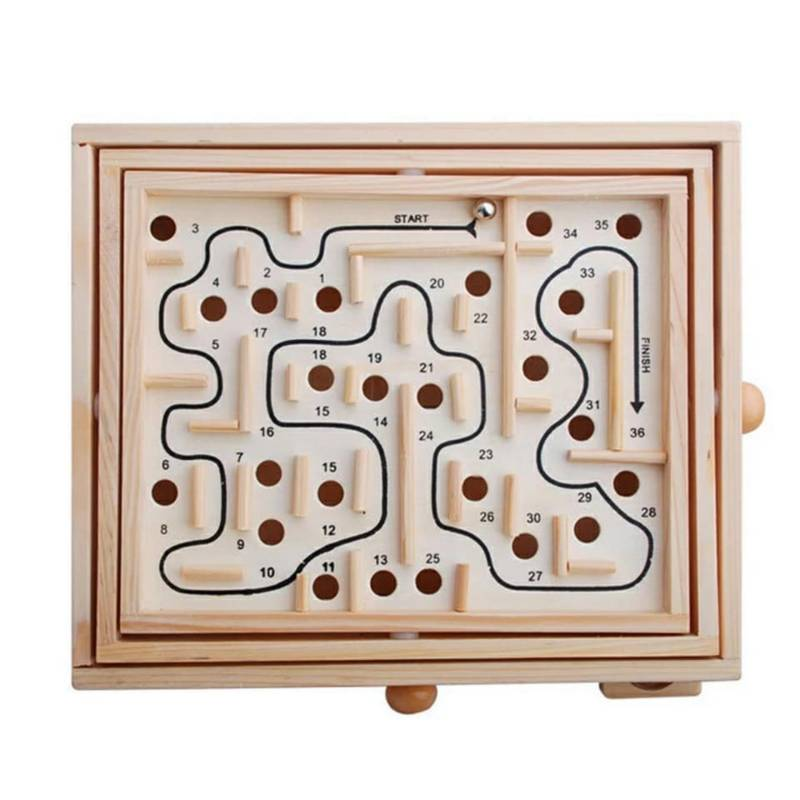
#> input picture 9.jpg, 800 x 800 px
$ python grillaLaberinto.py
#> lines starting #> are read from the running program, lines starting #| are printed output that depends on the picture; after the words box and inside, x2 and y2 are one past the last pixel; in counts of white or black regions, pixels touching at a corner belong together
#> further down, imagen is the input picture: shape (800, 800, 3); mean B, G, R 195.7, 204.5, 216.9
import cv2
import numpy as np

def dibujar_grilla(imagen, filas, columnas):
#> called with filas = 50, columnas = 50
    alto, ancho, _ = imagen.shape
#> alto = 800; ancho = 800
    paso_vertical = alto // filas
#> paso_vertical = 16
    paso_horizontal = ancho // columnas
#> paso_horizontal = 16

    # Dibujar líneas horizontales
    for i in range(1, filas):
        y = i * paso_vertical
        cv2.line(imagen, (0, y), (ancho, y), (0, 255, 0), 1)
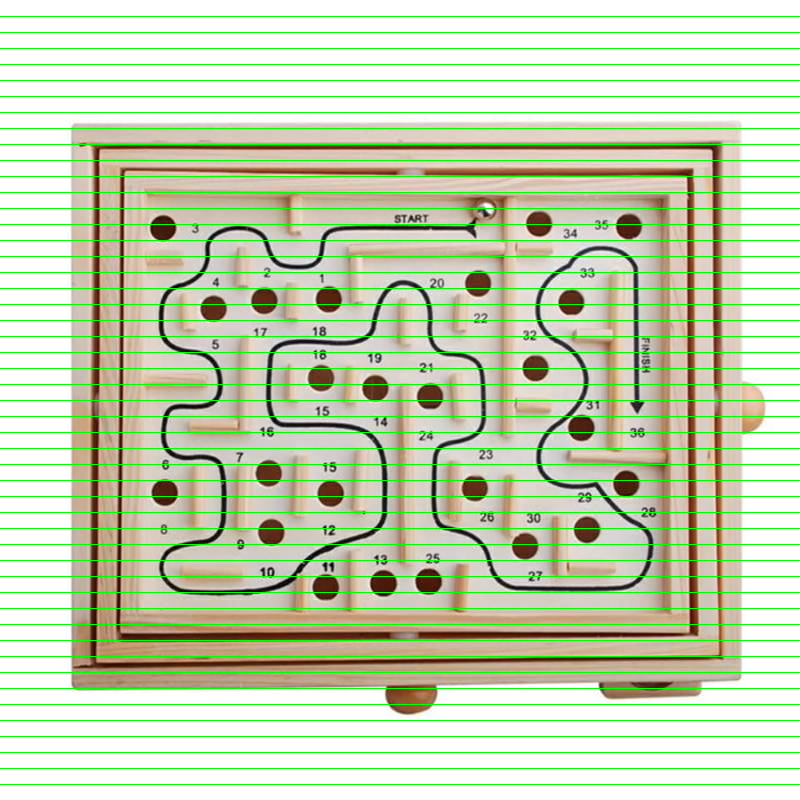
#> imagen: shape (800, 800, 3); mean of channels 0, 1, 2 183.7, 207.6, 203.6; drawn as B, G, R

    # Dibujar líneas verticales
    for j in range(1, columnas):
        x = j * paso_horizontal
        cv2.line(imagen, (x, 0), (x, alto), (0, 255, 0), 1)
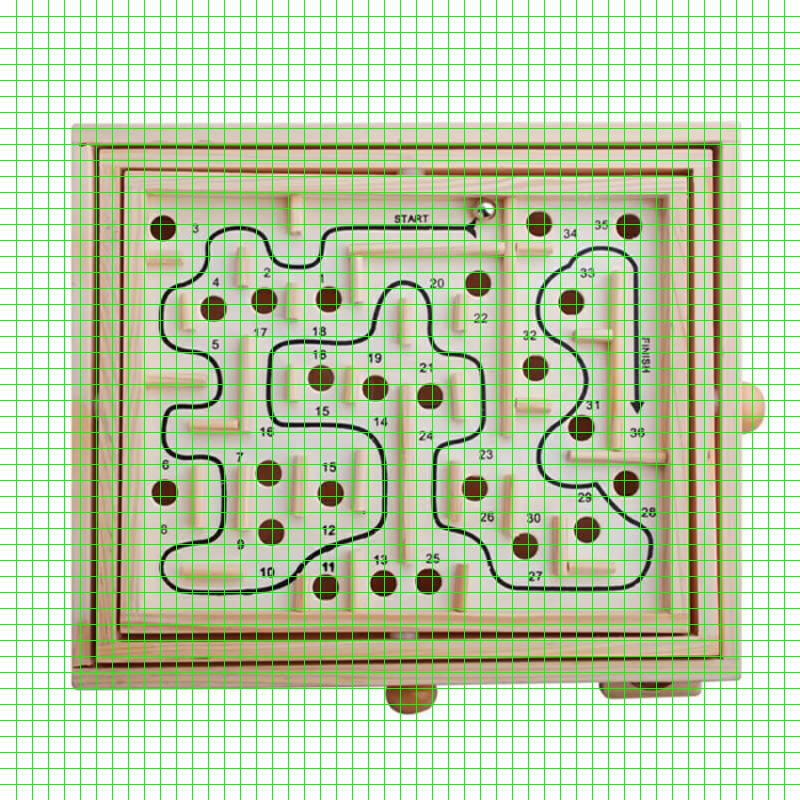
#> imagen: shape (800, 800, 3); 5.75% of pixels changed, all inside (x1, y1, x2, y2) = (16, 0, 785, 800); drawn as B, G, R

    return imagen

# Cargar la imagen
imagen_path = "9.jpg"  # Cambia esto con la ruta de tu imagen
imagen = cv2.imread(imagen_path)

# Número de filas y columnas en la grilla
filas = 50
columnas = 50

# Dibujar la grilla
imagen_con_grilla = dibujar_grilla(imagen.copy(), filas, columnas)

# Mostrar la imagen original y la imagen con la grilla
cv2.imshow('Imagen Original', imagen)
cv2.imshow('Imagen con Grilla', imagen_con_grilla)
cv2.waitKey(0)
cv2.destroyAllWindows()

$ run again, with 0.jpg copied over 9.jpg
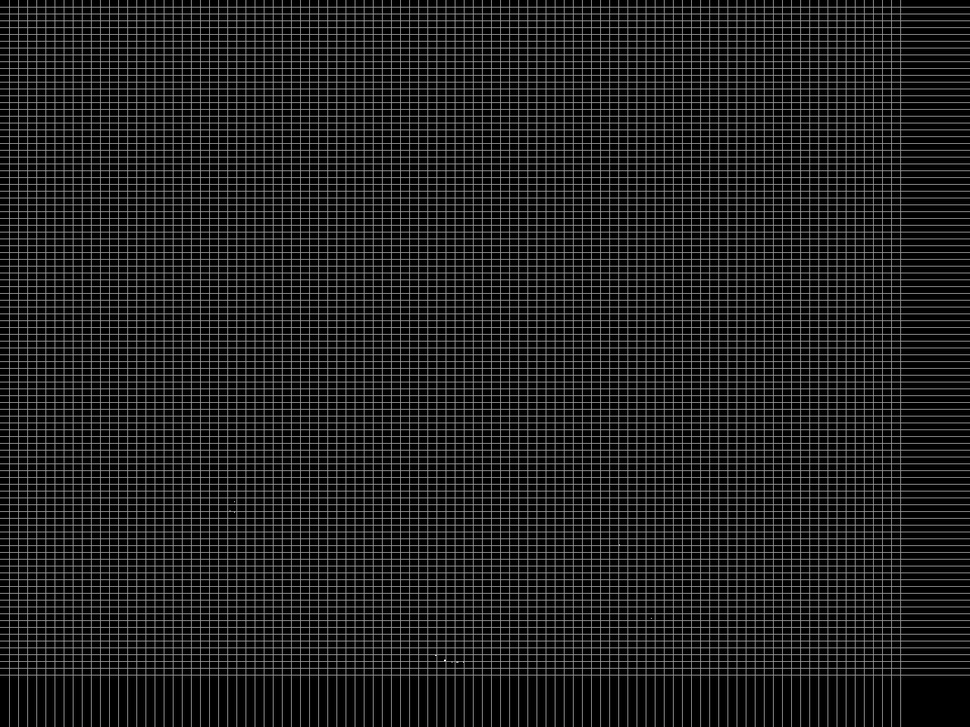
#> input picture 0.jpg, 970 x 727 px, shrunk from 1280 x 960 before the run
#> imagen is the input picture: shape (727, 970, 3); min 0, max 255, mean 31.2
#> after the loop in dibujar_grilla, `for i in range(1, filas):`:
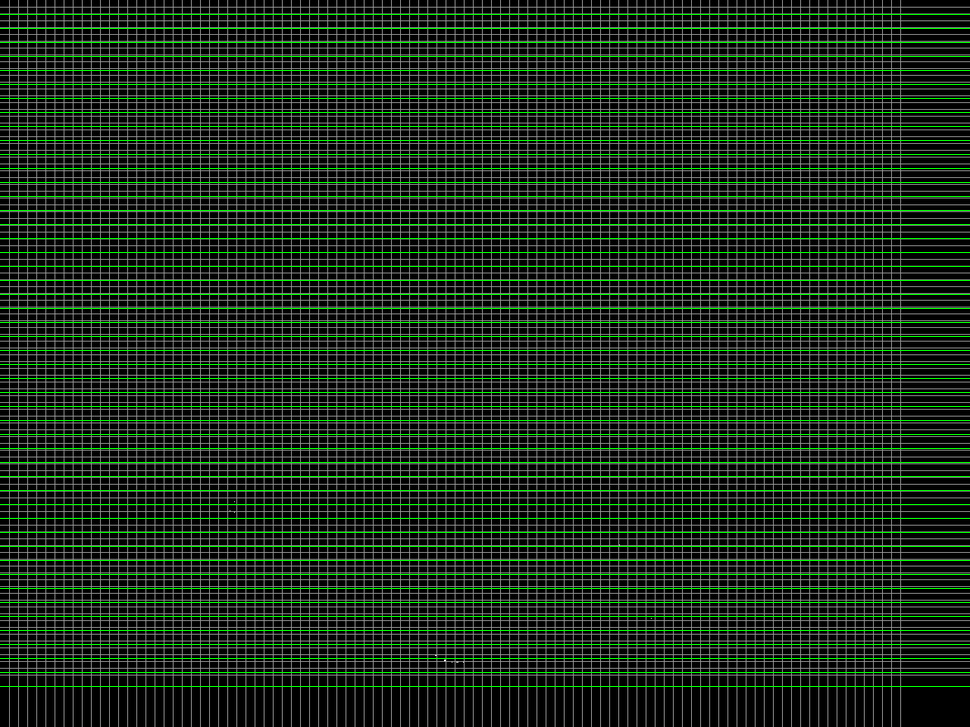
#> imagen: shape (727, 970, 3); mean of channels 0, 1, 2 29.2, 46.4, 29.2; drawn as B, G, R
#> after the loop in dibujar_grilla, `for j in range(1, columnas):`:
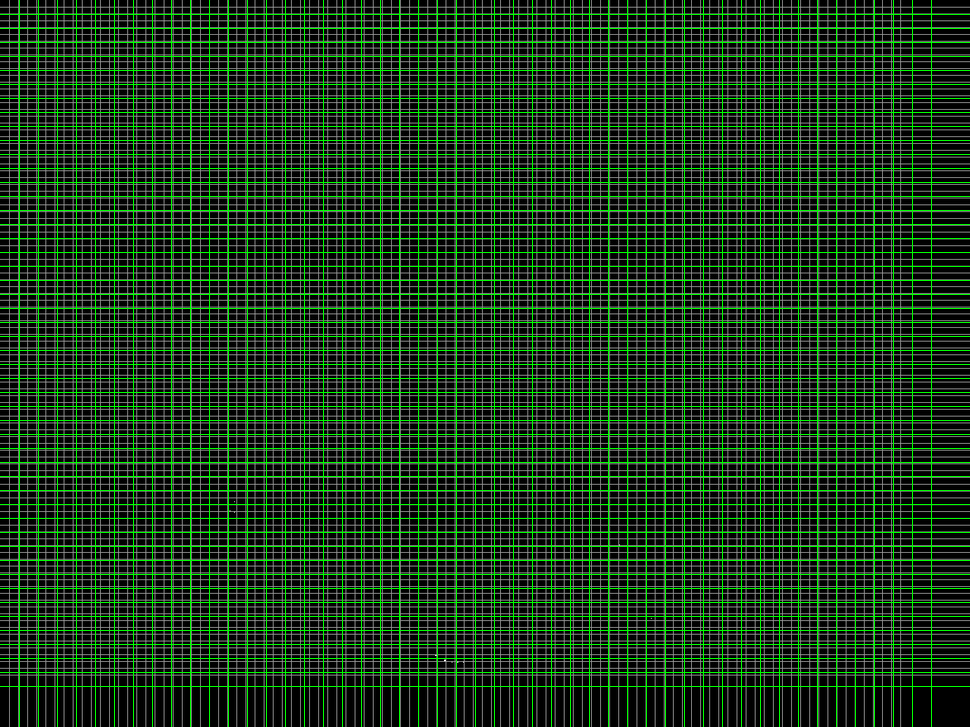
#> imagen: shape (727, 970, 3); 4.71% of pixels changed, all inside (x1, y1, x2, y2) = (19, 0, 932, 727); drawn as B, G, R

$ run again, with 1.jpg copied over 9.jpg
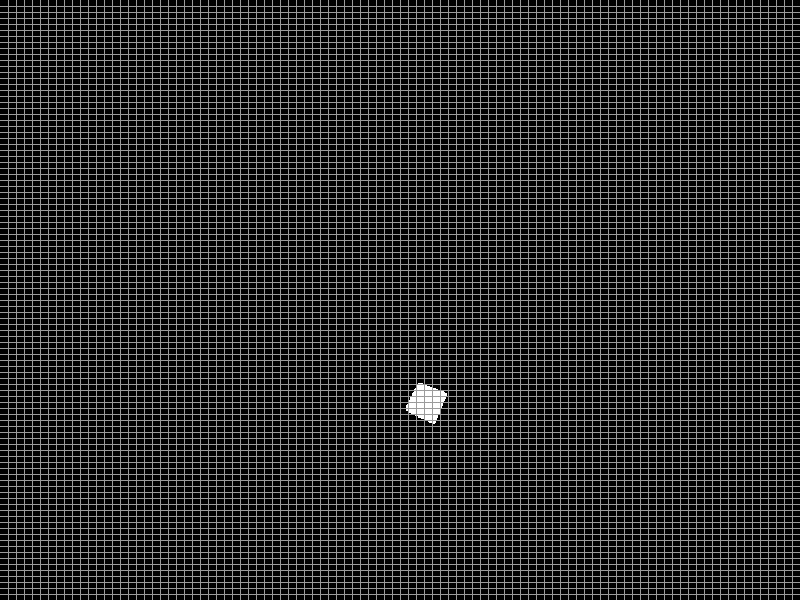
#> input picture 1.jpg, 800 x 600 px
#> imagen is the input picture: shape (600, 800, 3); min 0, max 255, mean 42.5
#> after the loop in dibujar_grilla, `for i in range(1, filas):`:
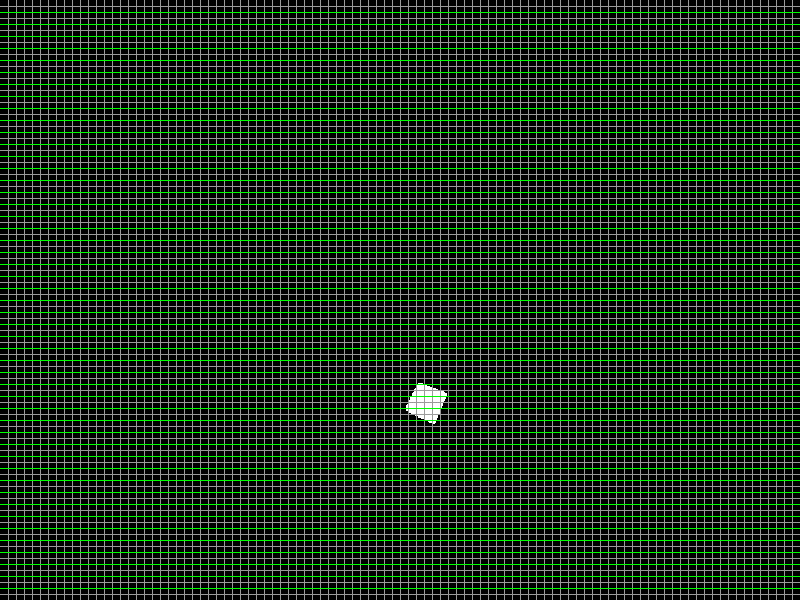
#> imagen: shape (600, 800, 3); mean of channels 0, 1, 2 29.9, 50.7, 29.9; drawn as B, G, R
#> after the loop in dibujar_grilla, `for j in range(1, columnas):`:
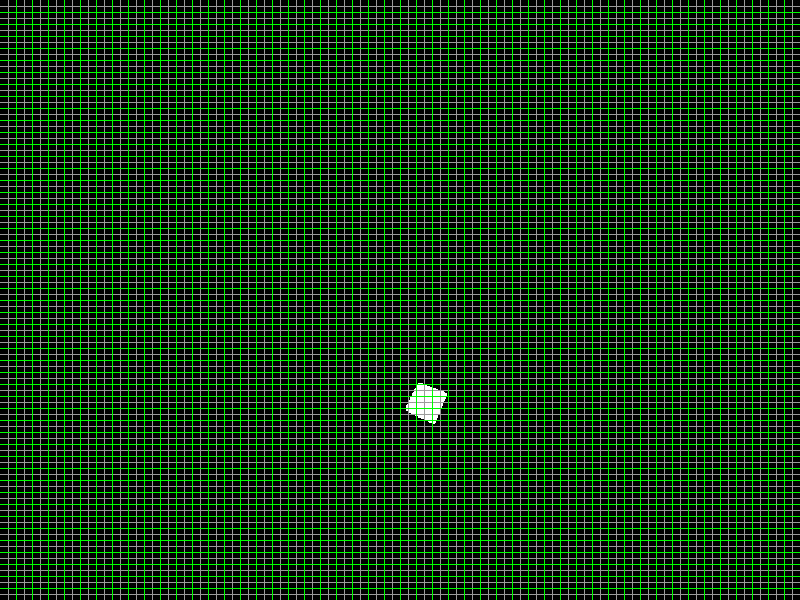
#> imagen: shape (600, 800, 3); 5.62% of pixels changed, all inside (x1, y1, x2, y2) = (16, 0, 785, 600); drawn as B, G, R

$ run again, with 10.jpg copied over 9.jpg
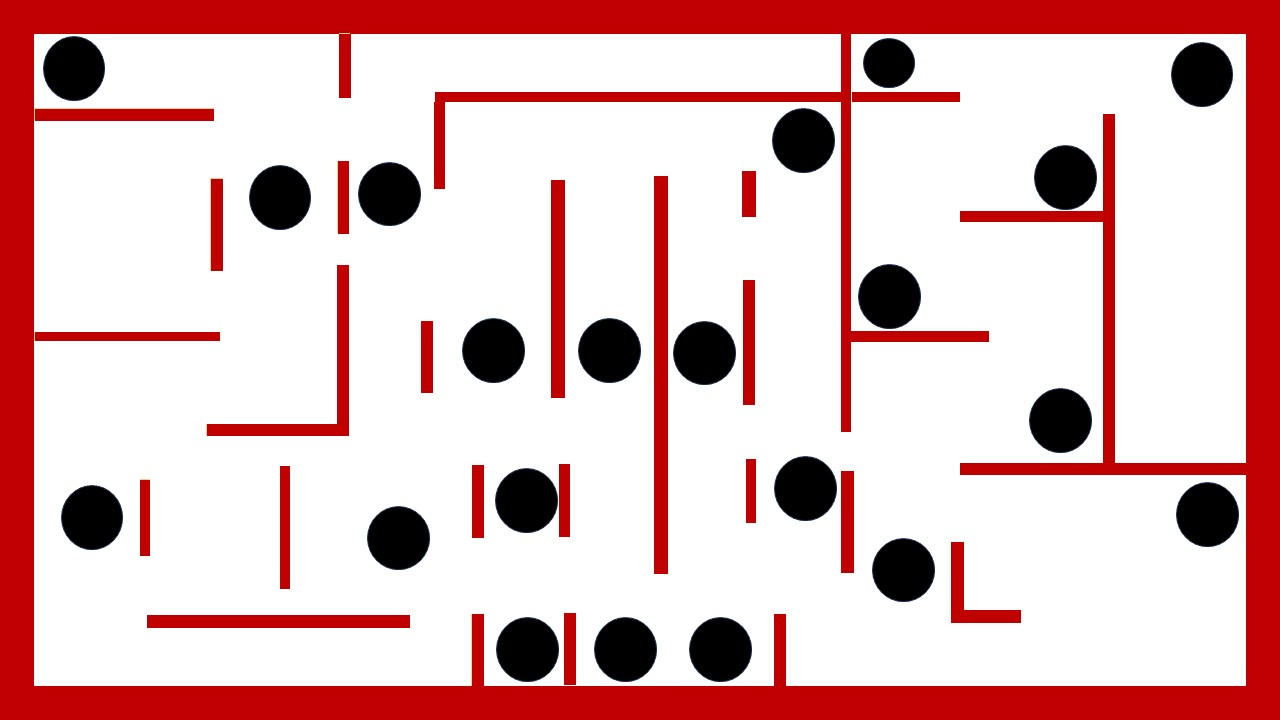
#> input picture 10.jpg, 1280 x 720 px
#> imagen is the input picture: shape (720, 1280, 3); mean B, G, R 185.2, 185.2, 223.4
#> after the loop in dibujar_grilla, `for i in range(1, filas):`:
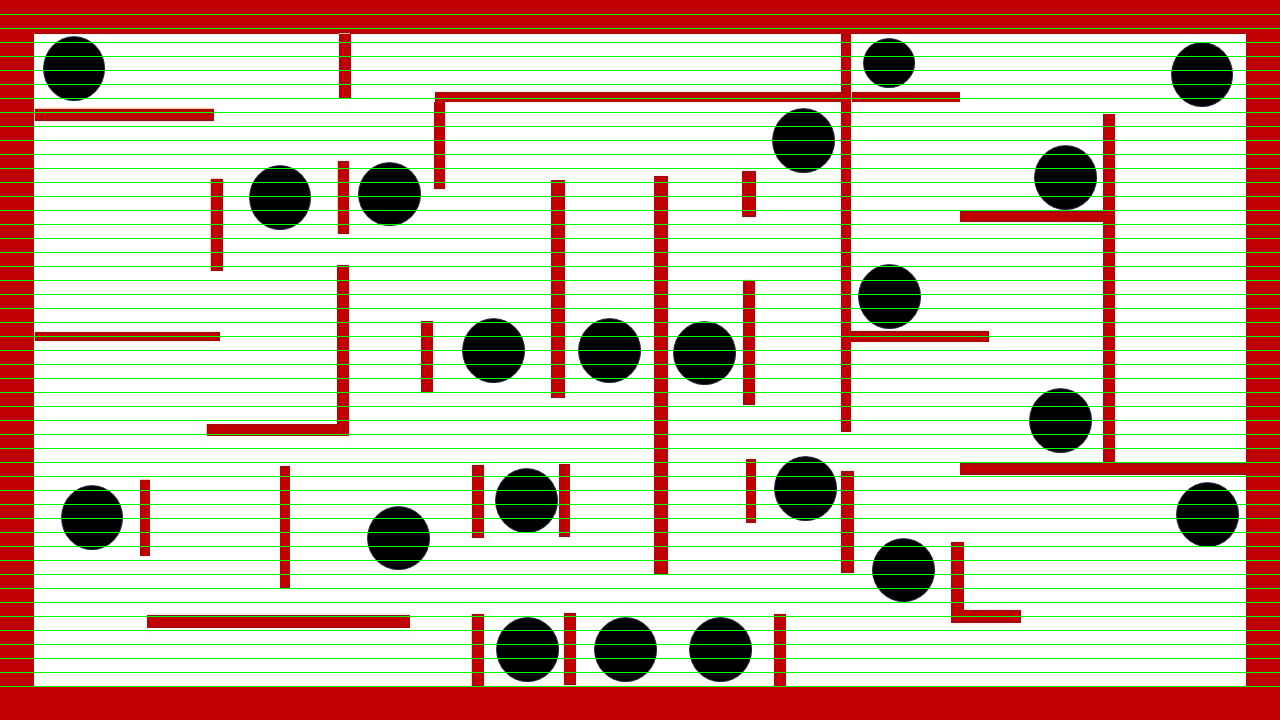
#> imagen: shape (720, 1280, 3); mean of channels 0, 1, 2 172.2, 189.5, 208.2; drawn as B, G, R
#> after the loop in dibujar_grilla, `for j in range(1, columnas):`:
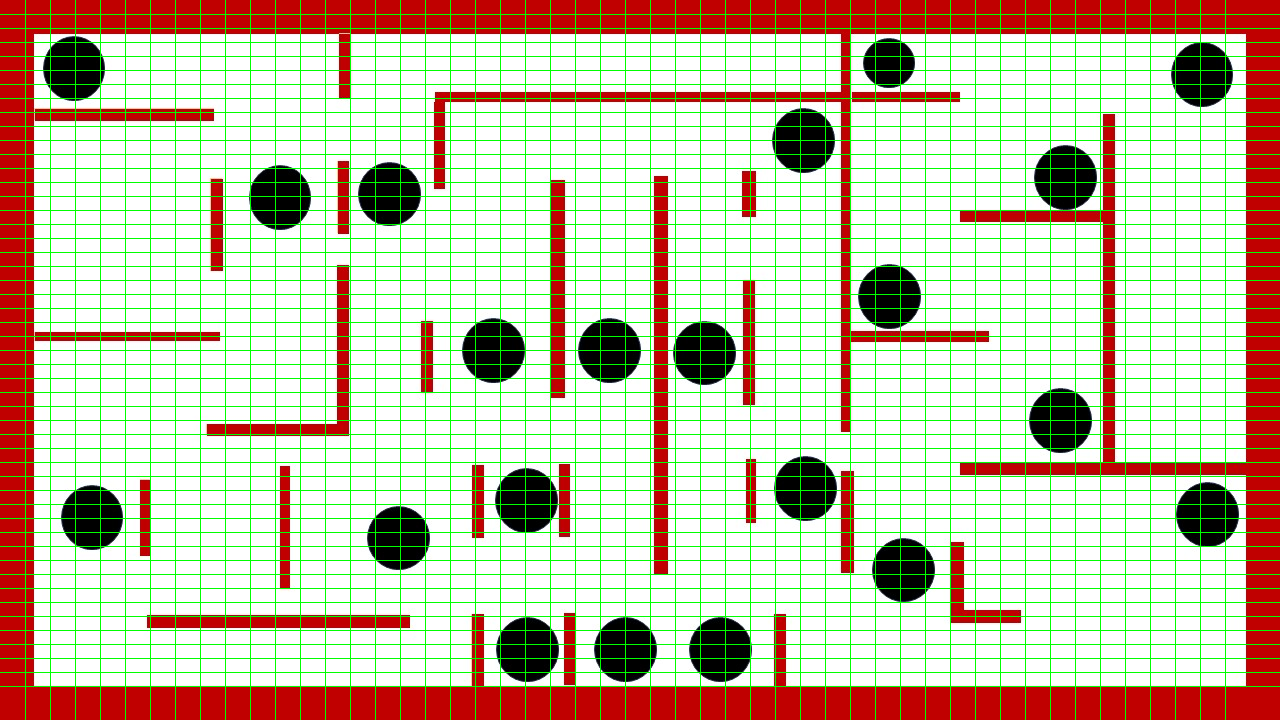
#> imagen: shape (720, 1280, 3); 3.57% of pixels changed, all inside (x1, y1, x2, y2) = (25, 0, 1226, 720); drawn as B, G, R
